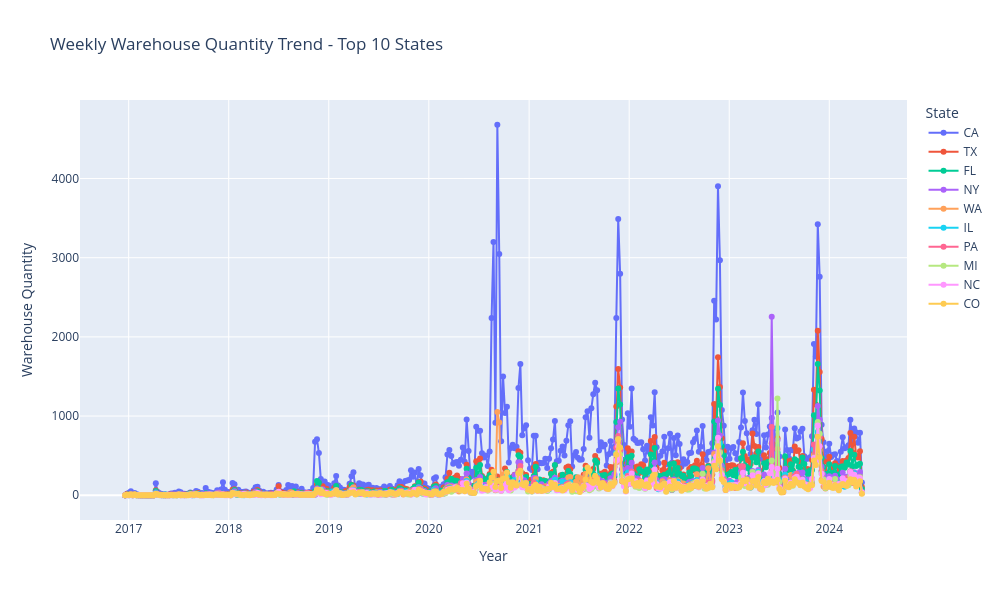

Notebook cell for this chart:
### Markdown cell above
- ` State-wise Trend`

### Code cell
import plotly.graph_objects as go
import pandas as pd

# Step 1: Compute total quantity per state and get top 10 states
top_states = df.groupby('ShipToState')['WareHouseQuantity'].sum().nlargest(10).index

# Step 2: Create the pivot table for weekly trend
state_trend = df.groupby(['Week', 'ShipToState'])['WareHouseQuantity'].sum().unstack().fillna(0)

# Step 3: Filter columns to include only top 10 states
state_trend_top10 = state_trend[top_states]

# Step 4: Create Plotly line chart
fig = go.Figure()

# Add one line per state
for state in state_trend_top10.columns:
    fig.add_trace(go.Scatter(
        x=state_trend_top10.index,
        y=state_trend_top10[state],
        mode='lines+markers',
        name=state
    ))

# Customize layout
fig.update_layout(
    title='Weekly Warehouse Quantity Trend - Top 10 States',
    xaxis_title='Year',
    yaxis_title='Warehouse Quantity',
    legend_title='State',
    width=1000,
    height=600,
    hovermode='x unified'
)

fig.show()

### Figure 1 — Plotly figure (JSON) as saved in the notebook; plotly's stock layout.template omitted (floating-point values rounded to 4 significant figures; data arrays with more than 128 entries replaced by an {"elided": "..."} marker saying what was removed)
{"data": [{"mode": "lines+markers", "name": "CA", "type": "scatter", "x": {"elided": "385 str values"}, "y": {"elided": "385 float values"}}, {"mode": "lines+markers", "name": "TX", "type": "scatter", "x": {"elided": "385 str values"}, "y": {"elided": "385 float values"}}, {"mode": "lines+markers", "name": "FL", "type": "scatter", "x": {"elided": "385 str values"}, "y": {"elided": "385 float values"}}, {"mode": "lines+markers", "name": "NY", "type": "scatter", "x": {"elided": "385 str values"}, "y": {"elided": "385 float values"}}, {"mode": "lines+markers", "name": "WA", "type": "scatter", "x": {"elided": "385 str values"}, "y": {"elided": "385 float values"}}, {"mode": "lines+markers", "name": "IL", "type": "scatter", "x": {"elided": "385 str values"}, "y": {"elided": "385 float values"}}, {"mode": "lines+markers", "name": "PA", "type": "scatter", "x": {"elided": "385 str values"}, "y": {"elided": "385 float values"}}, {"mode": "lines+markers", "name": "MI", "type": "scatter", "x": {"elided": "385 str values"}, "y": {"elided": "385 float values"}}, {"mode": "lines+markers", "name": "NC", "type": "scatter", "x": {"elided": "385 str values"}, "y": {"elided": "385 float values"}}, {"mode": "lines+markers", "name": "CO", "type": "scatter", "x": {"elided": "385 str values"}, "y": {"elided": "385 float values"}}], "layout": {"height": 600, "hovermode": "x unified", "legend": {"title": {"text": "State"}}, "title": {"text": "Weekly Warehouse Quantity Trend - Top 10 States"}, "width": 1000, "xaxis": {"title": {"text": "Year"}}, "yaxis": {"title": {"text": "Warehouse Quantity"}}}}
